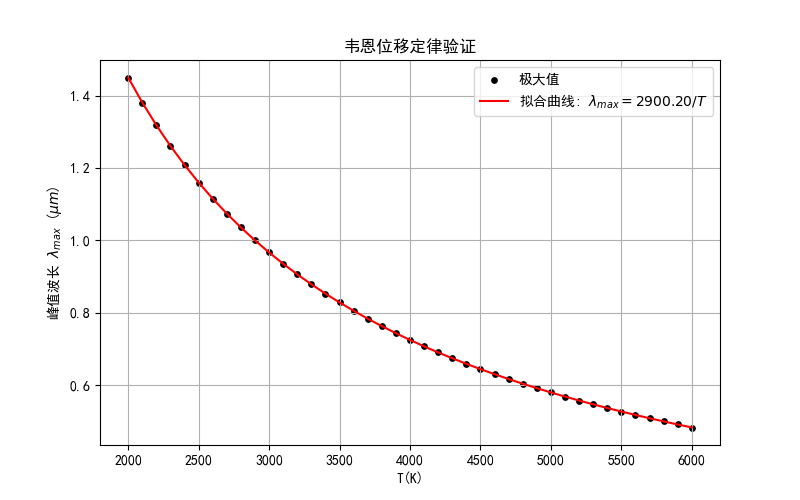

This figure's Python source:
import numpy as np
from scipy.optimize import curve_fit
from scipy.integrate import quad
import matplotlib.pyplot as plt

C1 = 1.0
C2 = 1.44e4 

def wien_model(T, b):
    return b / T

def blackbody_spectrum(lam, T):
    with np.errstate(divide='ignore', over='ignore'):
        return (C1 / lam**5) / (np.exp(C2 / (lam * T)) - 1)

# ---(a)维恩位移定律的数值验证---
temperatures = np.linspace(2000, 6000, 41) 
lambda_max_list = []

for T in temperatures:
    lams = np.linspace(0.1, 5.0, 10000) 
    intensity = blackbody_spectrum(lams, T)
    max_idx = np.argmax(intensity)
    lambda_max_list.append(lams[max_idx])


# 使用 curve_fit 拟合
popt, pcov = curve_fit(wien_model, temperatures, lambda_max_list)
b_fit = popt[0]

print(f"(a) 拟合得到的维恩常数 b ≈ {b_fit:.4f} μm·K")

plt.rcParams['font.sans-serif'] = ['SimHei']
plt.rcParams['axes.unicode_minus'] = False

plt.figure(figsize=(8, 5))
plt.scatter(temperatures, lambda_max_list, label='极大值', color='black', s=15)
plt.plot(temperatures, wien_model(temperatures, b_fit), 'r-', label=f'拟合曲线: $\lambda_{{max}} = {b_fit:.2f}/T$')
plt.xlabel('T(K)')
plt.ylabel('峰值波长 $\lambda_{max}$ ($\mu m$)')
plt.title('韦恩位移定律验证')
plt.legend()
plt.grid(True)

# ---(b)数值积分计算可见光波段强度---
T_target = 5000 
lambda_start = 0.3
lambda_end = 0.8  
intensity_visible, error = quad(blackbody_spectrum, lambda_start, lambda_end, args=(T_target,))

print(f"(b) 当 T = {T_target}K 时：")
print(f"    可见光波段 (0.3 - 0.8 μm) 的总辐射强度为: {intensity_visible:.6e}")
print(f"    积分估计误差为: {error:.6e}")

plt.show()

'''
输出结果：
(a) 拟合得到的维恩常数 b ≈ 2900.1985 μm·K
(b) 当 T = 5000K 时：
    可见光波段 (0.3 - 0.8 μm) 的总辐射强度为: 4.412600e-02
    积分估计误差为: 3.042397e-14
'''
